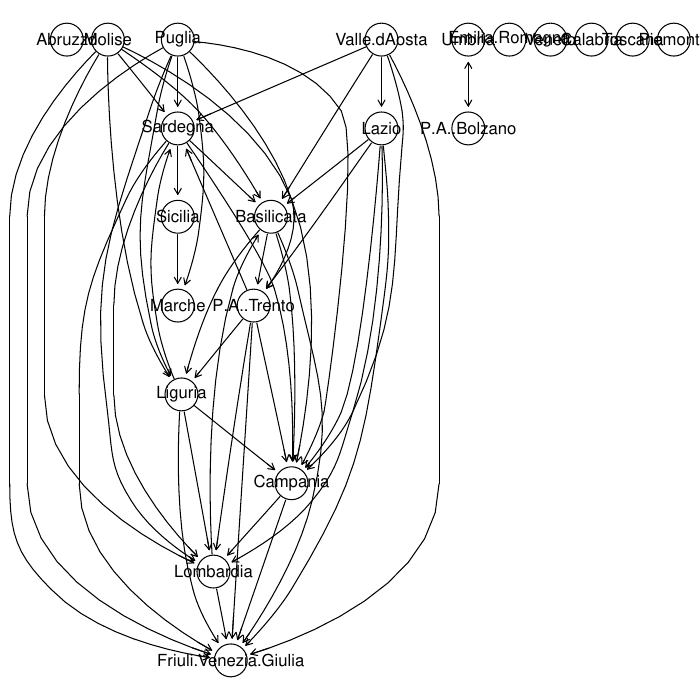

This chart was generated by the following R code:
## Step 1: ozone.data.r loads the data, standardizes it (so each variable has mean 0 and variance 1), and saves it for matlab
## Step 2: ozone.m pre-whitens each variable
## --> Step 3: ozone.r runs the PC algorithm on the original data and the pre-whitened data and makes plots

library(pcalg)
source("utils.r")

# in the paper (Figure 7) we compare the PC algorithm run on the ozone data without prewhitening
# to the PC algorithm run on the ozone data with prewhitening.

# original dataset (well, the variables are actually standardized to have mean 0 and variance 1)
data = read.csv("totale_positivi.csv",header=F,col.names=c('Abruzzo','Molise','Puglia','Valle dAosta','Lazio','Sardegna','Umbria','Emilia-Romagna','Sicilia',
'Basilicata','Lombardia','P.A. Trento','Veneto','Liguria','Calabria','Marche','Campania','Toscana','Piemonte','P.A. Bolzano','Friuli Venezia Giulia'))
alpha = .05
fit = pc(list(data=data), indepTest = check.cond.indep.PC, p = ncol(data), alpha=alpha, conservative=FALSE)
labels = names(data)
save(fit, alpha, labels, file="totale_positivi_original_results.rdata")

pdf("totale_positivi.pdf")
plot.graph(fit@graph, names(data))
dev.off()

# pre-whitened dataset (see ozone.m)
data = read.csv("totale_positivi_prewhitened.csv",header=F,col.names=c('Abruzzo','Molise','Puglia','Valle dAosta','Lazio','Sardegna','Umbria','Emilia-Romagna',
'Sicilia','Basilicata','Lombardia','P.A. Trento','Veneto','Liguria','Calabria','Marche','Campania','Toscana','Piemonte','P.A. Bolzano','Friuli Venezia Giulia'))

fit = pc(list(data=data), indepTest = check.cond.indep.PC, p = ncol(data), alpha=alpha, conservative=FALSE)
labels = names(data)
save(fit, alpha, labels, file="totale_positivi_prewhitened_results.rdata")

pdf("totale_positivi-prewhitened.pdf")
plot.graph(fit@graph, names(data))
dev.off()
